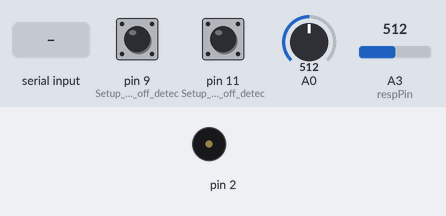
This sketch was run on a simulated Arduino Uno, built with avr-gcc and run on an emulated ATmega328P. Parts: buzzer (waves = sounding). The test bench sets the inputs (shaded band); at power-on: pin 9 (Setup_for_leads_off_detec) LOW, pin 11 (Setup_for_leads_off_detec) LOW, A0 = 512, A3 (respPin) = 512. What the sketch prints to the serial monitor is not drawn.

Above: at 1.2 s.
1.3 s: "m" received over Serial
2.8 s: "f" received over Serial
Timing chart, 0 to 5.8 s (numbered marks = the images above; inputs shaded):
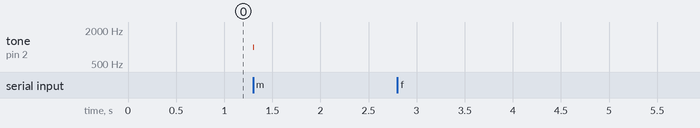

The sketch:

lab1.ino
```cpp
#include <StopWatch.h>

//declare global variables:
StopWatch resp_timer; // default millis, timer for respiration
StopWatch bpm_timer; //timer for bpm
StopWatch thirtySec(StopWatch::SECONDS); //timer for 30 sec of baseline
long watchTime = 0;
int upper=0;
int baseline=0;
int it=0;
int interv = 30;

const int age = 50;

float bpmbase = 0;
float respbase=0;

float bpm = 0;

float r_rate = 0;
float ex_t,in_t = 0;
//int c_r;


bool maxf=false;
bool minf=true;


float s1=0;
float s2=0;

//rr:
//numreading 40 is the best
const int numReadings_rr= 50;
int readings_rr[numReadings_rr];
int readIndex_rr= 0;
float total_rr = 0;                  // the running total
float average_rr = 0;                // the average
//10 ms is the best waiting time
//int wait_rr=10; //millis for delay in
//gain 10 is the best
float gain_rr=100;  // was int
//int gap=150;


//bpm:
const int numReadings_bpm = 5;
int readings_bpm[numReadings_bpm];      // the readings from the analog input
                              // the index of the current reading
int readIndex_bpm = 0;
float total_bpm = 0;                  // the running total
float average_bpm=0;             // the average

float thr = 0;    // was 800

int colorFlag = 1;

float max_hrt_rate = 220 - age; //to find the max hear rate of the user based on age


//PINS:
//A3 is the respiratory signal input
int respPin = A3;


// testing variables
float ecgRead = 0;        // reading from ecg
int maxBpmCounter = 0;      // will be used to determine the max bpm

//////////////////////////////////////////////////////////////////////////////////////////////

void acquire_signal() {

  // subtract the last reading:
  total_rr = total_rr - readings_rr[readIndex_rr];
  // read from the sensor:
  readings_rr[readIndex_rr] = analogRead(respPin)*gain_rr;
    //x is a sin wave to test;
 // readings_rr[readIndex_rr] = x;
  // add the reading to the total:
  total_rr = total_rr + readings_rr[readIndex_rr];
  // advance to the next position in the array:
  readIndex_rr = readIndex_rr + 1;

  // if we're at the end of the array...
  if (readIndex_rr >= numReadings_rr) {
    // ...wrap around to the beginning:
    readIndex_rr = 0;
  }

  // calculate the average:
  average_rr = total_rr / numReadings_rr;

  //Serial.println(average_rr);


    s2=s1;
    //sec.elapsed()*
    s1=average_rr;
    //Serial.println(s1);
   // Serial.print(" ");
    if(s1-s2<0 && minf==true) {

      maxf=true;
      minf=false;

      in_t=resp_timer.elapsed();

      //Serial.println(in_t);
      //Serial.print(" ");
      resp_timer.reset();
      resp_timer.start();
      }

     if(s1-s2>0 && maxf==true) {
      minf=true;
      maxf=false;
      ex_t=resp_timer.elapsed();
      //Serial.println(ex_t);
     // Serial.print(" ");
      resp_timer.reset();
      resp_timer.start();
      float breath=(ex_t+in_t)/1000.00;
      r_rate=60.00/breath;
      //Serial.println(R_R);
     }


  //heart rate acquisition
  //check for signal acquisition
  //pins are D11=LO- and D09=LO+

  float seg;
  float R_R;

  if((digitalRead(11) == 1)||(digitalRead(9) == 1)){
//    Serial.println('!');
  }

  //if everything ok acquire the signal and check for treshold

  else{

  // subtract the last reading:
  total_bpm = total_bpm - readings_bpm[readIndex_bpm];
  // read from the sensor:

  ecgRead = analogRead(A0);          // added to send this value to processing********************
  readings_bpm[readIndex_bpm] = ecgRead; //analogRead(A0);
  /*Serial.print("analogueR: ");
  Serial.println(analogRead(A0));
  Serial.print("READS: ");
  Serial.println(readings[readIndex_bpm]);
  */
  // check for the higest peak to make threshold
  // 250 seems like a good amount of reading to look through
  if(maxBpmCounter < 250){
    if(ecgRead > thr){
      // filtering out outliers
      if(ecgRead < 650){
        thr = ecgRead;
//        Serial.print("new thr ");
//        Serial.println(thr);
      }
    }
    maxBpmCounter++;
  }

  // add the reading to the total:
  total_bpm = total_bpm + readings_bpm[readIndex_bpm];
  // advance to the next position in the array:
  readIndex_bpm = readIndex_bpm + 1;

  // if we're at the end of the array...
  if (readIndex_bpm >= numReadings_bpm) {
    // ...wrap around to the beginning:
    readIndex_bpm = 0;
  }

  // calculate the average:
  average_bpm = total_bpm / numReadings_bpm;
  //Serial.print("AVG ");
   //Serial.println(average_bpm);

    seg=average_bpm;

    if(seg<thr) {

      upper=0;
    }
//    Serial.print("Segnal:");
//    Serial.println(seg);
//    Serial.print(" thr ");
//    Serial.println(thr);

    //check for threshold
    if(seg>thr && upper==0){
//      Serial.println("********************************************* SEG > THR");
//      Serial.print("seg ");
//      Serial.print(seg);
//      Serial.print(" thr ");
//      Serial.println(thr);
      upper=1;
      //R-peak detected, save time instant
      //t must be current time
      bpm_timer.stop();
      float bpmTimer = bpm_timer.value();
      R_R=bpmTimer;
     // R_R= (bpmTimer/float(10));
      //Serial.print("R_R:");
      //Serial.println(R_R);
      //Serial.print(" ");
      bpm_timer.reset();
      bpm_timer.start();
      //compute bpm as a frequency
      bpm=float(60)/(R_R/1000);
      upper = 1;
    }
 }
 delay(interv);
} // end of function

///////////////////////////////////////////////////////

int getBaseLine(){
    if(thirtySec.elapsed()< 30){
//      Serial.println("NOT 30 YET");
      // keep adding to total heart rate to later get avg

      it=it+1;
      bpmbase = bpmbase + bpm;
      respbase = respbase + r_rate;
    }
    // get avg heart rate here
    if(thirtySec.elapsed() == 30){
     bpmbase = bpmbase / it;
     respbase=respbase/it;

     //set baseline=0

     it=0;
     baseline=0;
//     Serial.println("30! baseline computed");
    }
}

//////////////////////////////////////////////
void set_readings () {
    for (int thisReading = 0; thisReading < numReadings_rr; thisReading++) {
      readings_rr[thisReading] = 0;
    }

    for (int thisReading = 0; thisReading < numReadings_bpm; thisReading++) {
      readings_bpm[thisReading] = 0;
    }
}

//////////////////////////////////////////////////////

 void breathPattern(){
    int count = 0;
    int topValue; // Max value taken from ECG reader
    int bottomValue; // Min value taken from ECG

    int dif = topValue - bottomValue;
    if ( dif < 3.0 ){
      count++;
      if (count = 3){
        buzzer();
      }
    }
    else{
      count = 0;
    }
   }


//////////////////////////////////////////////////////

  // sounds the buzzer assuming the buzzer is connected to pin 2
 void buzzer (){
  tone(2,1000);
  delay(10);
  noTone(2);
}

//////////////////////////////////////////////////////

// function that sends over the data to processing once it is all collected
//----------------------------------------------------------------------------------------- mode-color-ecg-resp-bpm-rRate
void sendData(int mode, int colorFlag, float ecgReading, float respReading, float bpmVal, float rRateVal){
  Serial.print(mode);
  Serial.print("-");
  Serial.print(colorFlag);
  Serial.print("-");
  Serial.print(ecgReading);
  Serial.print("-");
  Serial.print(respReading);
  Serial.print("-");
  Serial.print(bpmVal);
  Serial.print("-");
  Serial.println(rRateVal);
}

//////////////////////////////////////////////////////


// exits the current mode so sends that information to processing
// may need to add in here any other additional things we need to reset
void exitMode(){
  Serial.println("0-0-0-0-0-0");

  // STOP WATCHES HERE
  thirtySec.stop();
  resp_timer.stop();
  bpm_timer.stop();

  maxBpmCounter = 0;
  thr = 0;
  average_rr = 0;
  total_rr = 0;
}

 //////////////////////////////////////////////////////

void meditation() {

////start a general timer to keep track of the time
//stopwatch resolution is millis as default

 thirtySec.start();
 resp_timer.start();
 bpm_timer.start();


//initialiaze variable of fitness function:

  // a character is the escape button from the gui
  while(Serial.read() != 'a') {

    acquire_signal();

   // Serial.println(bpm);
    //Serial.println(r_rate);

    //if baseline state
    if (baseline==1){
      getBaseLine();
    }
    //else it's meditation state
    else{
      breathPattern();
    }
 }

 }


/////////////////////////////////////////////////////

void fitness() {

  /*  In this function:
   *
   *  plot baseline heart rate and respiratory (inhalation/exhalation) rates
   *  plot color-coded activity graphs and display activity zones
   *  user performs activity:
   *  display updated graphs, activity zones, respiratory rates
   */
//start a general timer to keep track of the time
//stopwatch resolution is millis as default

 thirtySec.start();
 resp_timer.start();
 bpm_timer.start();

//initialiaze variable of fitness function:

  // a character is the escape button from the gui
  while(Serial.read() != 'a') {

    acquire_signal();

    //Serial.println(bpm);
    //Serial.println(r_rate);

    //if baseline state
    if (baseline==1){
      getBaseLine();
    }
    //else it's fitness state
    else{
    //keep track of last records and decide the fitness level

     if (bpm >= 0.5 * max_hrt_rate && bpm < 0.6 * max_hrt_rate){
       colorFlag = 5;
       }
      else if (bpm >= 0.6 * max_hrt_rate && bpm < 0.7 * max_hrt_rate){
        colorFlag = 6;
      }
      else if (bpm >= 0.7 * max_hrt_rate && bpm < 0.8 * max_hrt_rate){
        colorFlag = 7;
      }
      else if (bpm >= 0.8 * max_hrt_rate && bpm < 0.9 * max_hrt_rate){
        colorFlag = 8;
      }
      else if (bpm >= 0.9 * max_hrt_rate && bpm <= max_hrt_rate){
        colorFlag = 9;
      }
    }
 sendData(1,colorFlag,ecgRead,average_rr,bpm,r_rate);
 delay(interv);
  }
 }


///////////////////////////////////////////////////////////////

void stress () {
//start a general timer to keep track of the time
//stopwatch resolution is millis as default
 thirtySec.start();
 resp_timer.start();
 bpm_timer.start();

  // a character is the escape button from the gui
  while(Serial.read() != 'a') {
    acquire_signal();

//    Serial.println(bpm);                                        // are we to send bpm and r_rate here????????????????????????
//    Serial.println(r_rate);

    //if baseline state
    if (baseline==1){
      getBaseLine();
    }
    sendData(2,6,ecgRead,average_rr,bpm,r_rate);       // if we are supposed to send data here this is the code

//baseline will be set to 0;

//STRESS STILL TO DO


}   // end of stress mode
}

///////////////////////////////////////////////////////////////

void setup() {
  // initialize the serial communication:
  Serial.begin(115200);
  pinMode(9, INPUT); // Setup for leads off detection LO +
  pinMode(11, INPUT); // Setup for leads off detection LO -
}


void loop() {
  //*************************
  // sending data to processing in format
  // "mode-colorFlag-heartRate-respRate\n"
//  Serial.println("loop");

   char val = Serial.read();

    // MODIFY FITNESS MODE WITH THE CODE TO GET THE FITNESS MODE AND COLORS************************************
    // fitness mode
    if(val == 'f'){       // fitness
      set_readings();
      fitness();
      baseline=1;
    }
    else if(val == 's'){       // stress
      set_readings();
      stress();
      baseline=1;
    }
   else if(val == 'm'){       // meditation
      set_readings();
      buzzer();
      sendData(3,6,ecgRead,average_rr,bpm,r_rate);
//      meditation();
      baseline=1;
   }
    if(val == 'a'){       // exiting
      exitMode();
      baseline=1;
   }
 }
```

Measured:
- after the input at 1.3 s, tone on pin 2: silent → 1000 Hz at once, → silent 0.01 s later
- after the input at 2.8 s, every drawn part: stays the same
